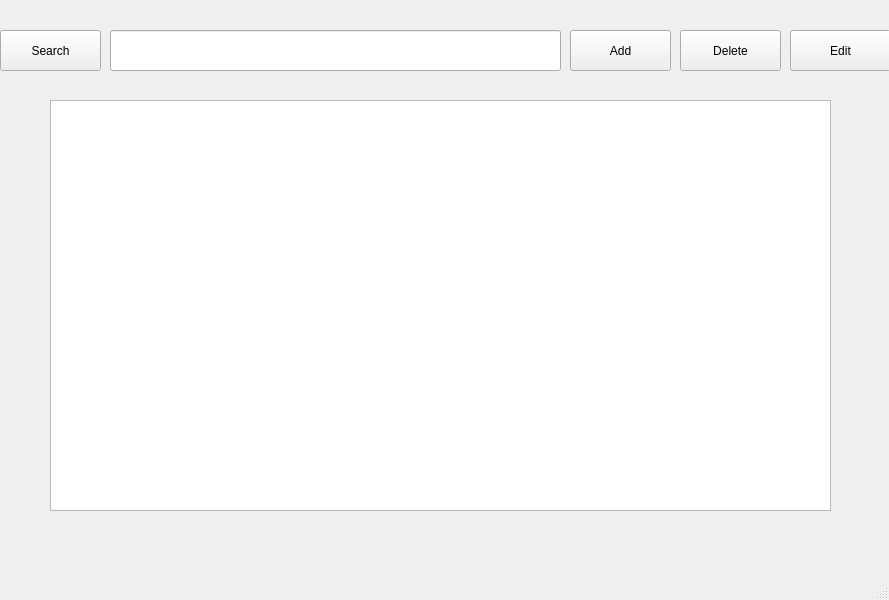
<?xml version="1.0" encoding="UTF-8"?>
<ui version="4.0">
 <class>MainWindow</class>
 <widget class="QMainWindow" name="MainWindow">
  <property name="geometry">
   <rect>
    <x>0</x>
    <y>0</y>
    <width>889</width>
    <height>600</height>
   </rect>
  </property>
  <property name="windowTitle">
   <string>MainWindow</string>
  </property>
  <widget class="QWidget" name="centralwidget">
   <widget class="QLineEdit" name="lineEdit">
    <property name="geometry">
     <rect>
      <x>110</x>
      <y>30</y>
      <width>451</width>
      <height>41</height>
     </rect>
    </property>
   </widget>
   <widget class="QPushButton" name="pushButton">
    <property name="geometry">
     <rect>
      <x>570</x>
      <y>30</y>
      <width>101</width>
      <height>41</height>
     </rect>
    </property>
    <property name="text">
     <string>Add</string>
    </property>
   </widget>
   <widget class="QPushButton" name="pushButton_2">
    <property name="geometry">
     <rect>
      <x>680</x>
      <y>30</y>
      <width>101</width>
      <height>41</height>
     </rect>
    </property>
    <property name="text">
     <string>Delete</string>
    </property>
   </widget>
   <widget class="QPushButton" name="pushButton_3">
    <property name="geometry">
     <rect>
      <x>790</x>
      <y>30</y>
      <width>101</width>
      <height>41</height>
     </rect>
    </property>
    <property name="text">
     <string>Edit</string>
    </property>
   </widget>
   <widget class="QPushButton" name="pushButton_4">
    <property name="geometry">
     <rect>
      <x>0</x>
      <y>30</y>
      <width>101</width>
      <height>41</height>
     </rect>
    </property>
    <property name="text">
     <string>Search</string>
    </property>
   </widget>
   <widget class="QListWidget" name="listWidget">
    <property name="geometry">
     <rect>
      <x>50</x>
      <y>100</y>
      <width>781</width>
      <height>411</height>
     </rect>
    </property>
   </widget>
  </widget>
  <widget class="QMenuBar" name="menubar">
   <property name="geometry">
    <rect>
     <x>0</x>
     <y>0</y>
     <width>889</width>
     <height>26</height>
    </rect>
   </property>
  </widget>
  <widget class="QStatusBar" name="statusbar"/>
 </widget>
 <resources/>
 <connections/>
</ui>
